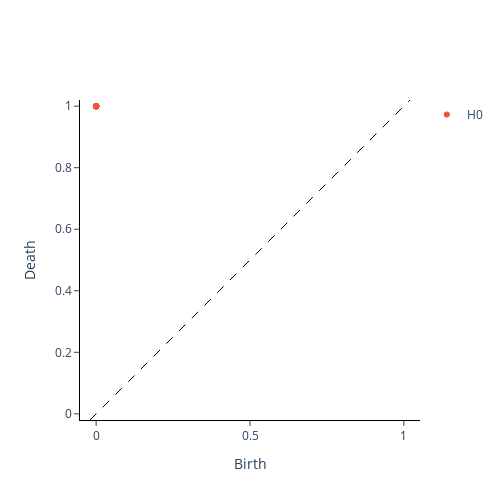

The cell this chart's notebook holds for it:
### Code cell
print(f"Persistence diagram is:\n ")
VietorisRipsPersistence(metric="precomputed").fit_transform_plot(X_ggd);

### Figure 1 — Plotly figure (JSON) as saved in the notebook; plotly's stock layout.template omitted (floating-point values rounded to 4 significant figures)
{"data": [{"hoverinfo": "none", "line": {"color": "black", "dash": "dash", "width": 1}, "mode": "lines", "showlegend": false, "type": "scatter", "x": [-0.02, 1.02], "y": [-0.02, 1.02]}, {"hoverinfo": "text", "hovertext": ["(0.0, 1.0), multiplicity: 31", "(0.0, 1.0), multiplicity: 31", "(0.0, 1.0), multiplicity: 31", "(0.0, 1.0), multiplicity: 31", "(0.0, 1.0), multiplicity: 31", "(0.0, 1.0), multiplicity: 31", "(0.0, 1.0), multiplicity: 31", "(0.0, 1.0), multiplicity: 31", "(0.0, 1.0), multiplicity: 31", "(0.0, 1.0), multiplicity: 31", "(0.0, 1.0), multiplicity: 31", "(0.0, 1.0), multiplicity: 31", "(0.0, 1.0), multiplicity: 31", "(0.0, 1.0), multiplicity: 31", "(0.0, 1.0), multiplicity: 31", "(0.0, 1.0), multiplicity: 31", "(0.0, 1.0), multiplicity: 31", "(0.0, 1.0), multiplicity: 31", "(0.0, 1.0), multiplicity: 31", "(0.0, 1.0), multiplicity: 31", "(0.0, 1.0), multiplicity: 31", "(0.0, 1.0), multiplicity: 31", "(0.0, 1.0), multiplicity: 31", "(0.0, 1.0), multiplicity: 31", "(0.0, 1.0), multiplicity: 31", "(0.0, 1.0), multiplicity: 31", "(0.0, 1.0), multiplicity: 31", "(0.0, 1.0), multiplicity: 31", "(0.0, 1.0), multiplicity: 31", "(0.0, 1.0), multiplicity: 31", "(0.0, 1.0), multiplicity: 31"], "mode": "markers", "name": "H0", "type": "scatter", "x": [0, 0, 0, 0, 0, 0, 0, 0, 0, 0, 0, 0, 0, 0, 0, 0, 0, 0, 0, 0, 0, 0, 0, 0, 0, 0, 0, 0, 0, 0, 0], "y": [1, 1, 1, 1, 1, 1, 1, 1, 1, 1, 1, 1, 1, 1, 1, 1, 1, 1, 1, 1, 1, 1, 1, 1, 1, 1, 1, 1, 1, 1, 1]}, {"hoverinfo": "text", "hovertext": [], "mode": "markers", "name": "H1", "type": "scatter", "x": [], "y": []}], "layout": {"height": 500, "plot_bgcolor": "white", "width": 500, "xaxis": {"autorange": false, "exponentformat": "e", "linecolor": "black", "linewidth": 1, "mirror": false, "range": [-0.02, 1.02], "showexponent": "all", "showline": true, "side": "bottom", "ticks": "outside", "title": {"text": "Birth"}, "type": "linear", "zeroline": true}, "yaxis": {"autorange": false, "exponentformat": "e", "linecolor": "black", "linewidth": 1, "mirror": false, "range": [-0.02, 1.02], "scaleanchor": "x", "scaleratio": 1, "showexponent": "all", "showline": true, "side": "left", "ticks": "outside", "title": {"text": "Death"}, "type": "linear", "zeroline": true}}}
